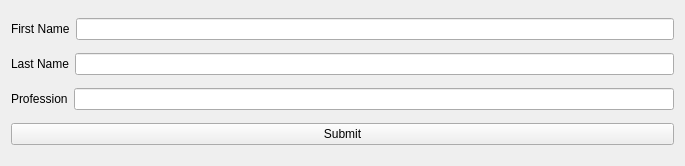
<?xml version="1.0" encoding="UTF-8"?>
<ui version="4.0">
 <class>Widget</class>
 <widget class="QWidget" name="Widget">
  <property name="geometry">
   <rect>
    <x>0</x>
    <y>0</y>
    <width>685</width>
    <height>166</height>
   </rect>
  </property>
  <property name="windowTitle">
   <string>Widget</string>
  </property>
  <layout class="QVBoxLayout" name="verticalLayout">
   <item>
    <layout class="QHBoxLayout" name="horizontalLayout">
     <item>
      <widget class="QLabel" name="label">
       <property name="text">
        <string>First Name</string>
       </property>
      </widget>
     </item>
     <item>
      <widget class="QLineEdit" name="firstNameLineEdit"/>
     </item>
    </layout>
   </item>
   <item>
    <layout class="QHBoxLayout" name="horizontalLayout_2">
     <item>
      <widget class="QLabel" name="label_2">
       <property name="text">
        <string>Last Name</string>
       </property>
      </widget>
     </item>
     <item>
      <widget class="QLineEdit" name="lastNameLineEdit"/>
     </item>
    </layout>
   </item>
   <item>
    <layout class="QHBoxLayout" name="horizontalLayout_3">
     <item>
      <widget class="QLabel" name="label_3">
       <property name="text">
        <string>Profession</string>
       </property>
      </widget>
     </item>
     <item>
      <widget class="QLineEdit" name="professionLineEdit"/>
     </item>
    </layout>
   </item>
   <item>
    <widget class="QPushButton" name="submitButton">
     <property name="text">
      <string>Submit</string>
     </property>
    </widget>
   </item>
  </layout>
 </widget>
 <resources/>
 <connections/>
</ui>
